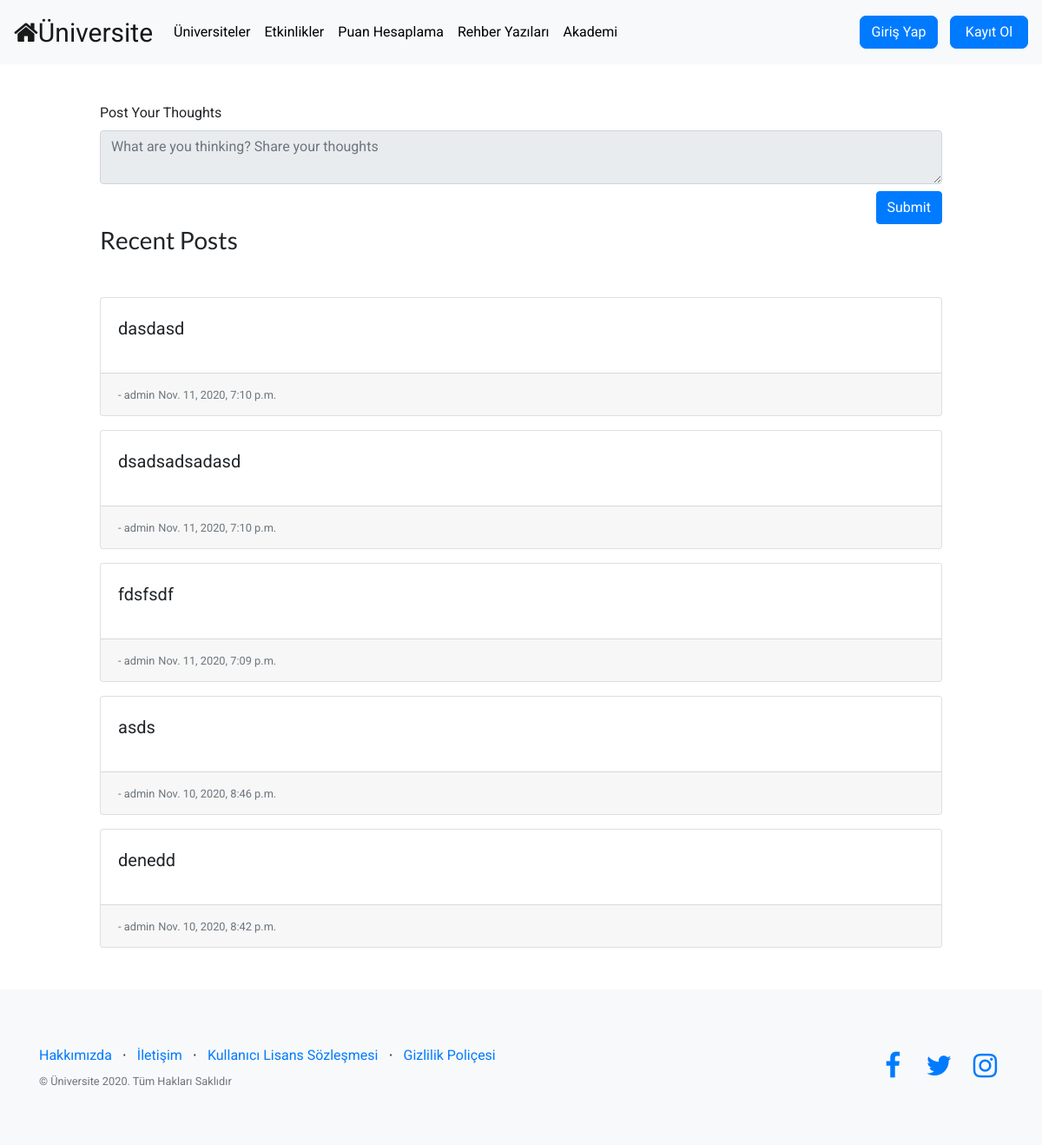
The app's page /blogs/, older data.
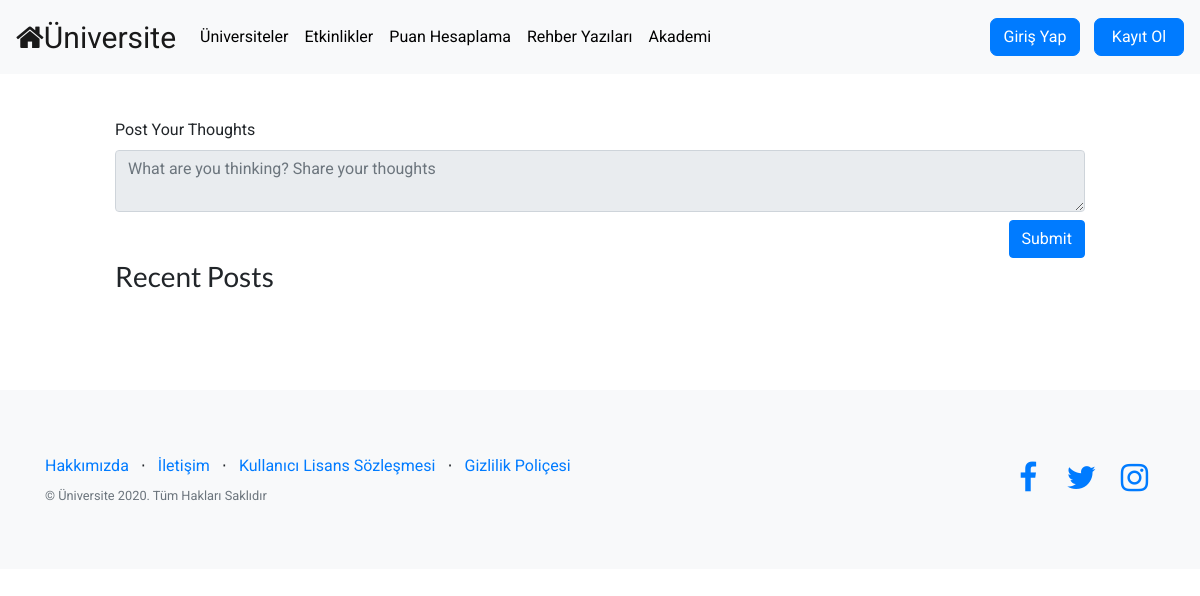
The same page, newer data.
### Apps/blogs/models.py (models this page shows, shortened)
class Post(models.Model):
    text = models.CharField(max_length=200)
    created_time = models.DateTimeField('date published')
    is_edited = models.BooleanField(default=False)
    owner = models.ForeignKey(settings.AUTH_USER_MODEL, on_delete=models.CASCADE)
    likes = models.IntegerField(default=0)

### Apps/users/models.py (models this page shows)
class CustomUser(AbstractUser):
    age = models.PositiveIntegerField(null=True, blank=True)
    followingList = models.ManyToManyField('self', related_name='followerList',symmetrical=False)
    def GetFollowingList(self):
        return "\n".join([p.username for p in self.followingList.all()])
    def GetFollowerList(self):
        return "\n".join([p.username for p in self.followerList.all()])
    GetFollowingList.short_description = 'Following'
    GetFollowerList.short_description = 'Follower'

### Apps/blogs/views.py (the view)
# urls.py: path('', views.index, name='index'),
def index(request):
    return render(request, 'blogs/index.html', {'postList': Post.objects.order_by('-created_time')[:20]})

### Apps/blogs/templates/blogs/index.html (shortened to what this page needs)
{% extends "users/base.html" %}
{% block content %}
<div class="container-fluid mb-5">
    <div class="row justify-content-center">
        <div class="col-10">
            <form class="mt-5" action="{% url 'blogs:createpost' %}" method="POST">
                <div>
                    <label for="textField">Post Your Thoughts</label>
                    <textarea class="form-control" name="textField" id="textField" {% if not user.is_authenticated %} disabled  {% endif %} placeholder="What are you thinking? Share your thoughts" required></textarea>
                </div>
                <div class="float-right mt-2">
                    <button type="submit" class="btn btn-primary ">Submit</button>
                </div>
            </form>
            <h3 class="mx-auto my-5">Recent Posts</h3>
                {% for o in postList %}
                    <div class="card mt-3">
                        <div class="card-body">
                            <blockquote class="blockquote mb-0">
                              <p id=post_{{o.id}}>{{o.text}}</p>
                            </blockquote>
                        </div>
                        <div class="card-footer">
                            <small class="text-muted">- {{o.owner}}</small>
                            <small class="text-muted"> {{o.created_time}}</small>
                        </div>
                    </div>
                {% endfor %}
        </div>
    </div>
</div>
{% endblock content %}

Row changes from the older to the newer data that the page shows:
removed Post: text "dasdasd", owner "admin", created_time "Nov. 11, 2020, 7:10 p.m."
removed Post: text "dsadsadsadasd", owner "admin", created_time "Nov. 11, 2020, 7:10 p.m."
removed Post: text "fdsfsdf", owner "admin", created_time "Nov. 11, 2020, 7:09 p.m."
removed Post: text "asds", owner "admin", created_time "Nov. 10, 2020, 8:46 p.m."
removed Post: text "denedd", owner "admin", created_time "Nov. 10, 2020, 8:42 p.m."
